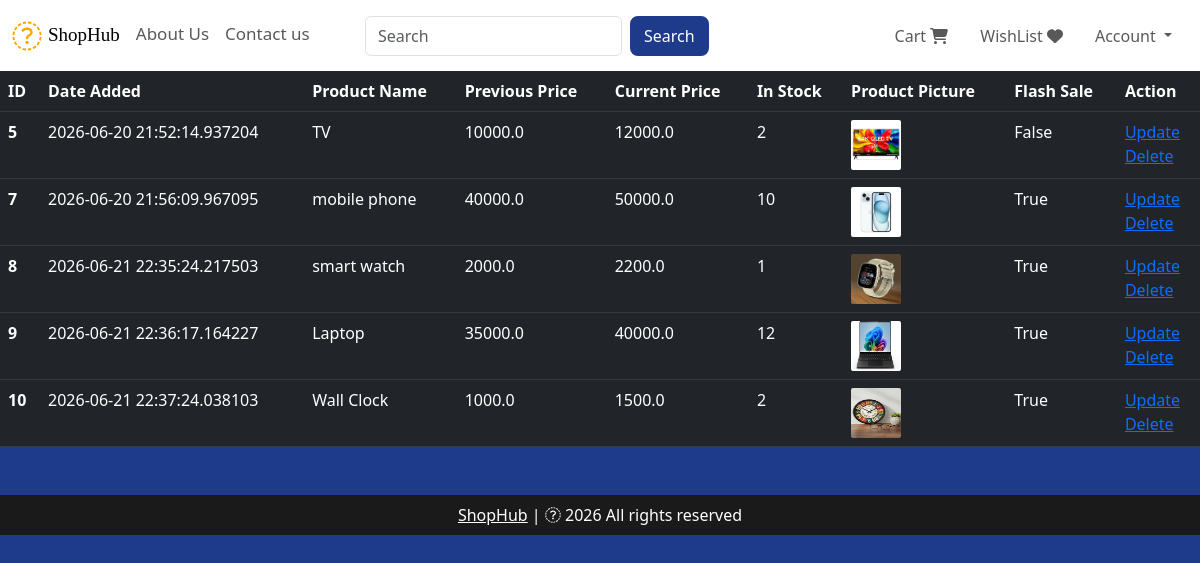
The page /shop-items (signed in) on the database its author committed.
### website/models.py (models this page shows, shortened)
class Product(db.Model):
    id = db.Column(db.Integer, primary_key=True)
    product_name = db.Column(db.String(100),nullable=False)
    current_price = db.Column(db.Float, nullable=False)
    previous_price = db.Column(db.Float, nullable = False)
    in_stock = db.Column(db.Integer, nullable=False)
    product_picture = db.Column(db.String(1000),nullable=False)
    flash_sale = db.Column(db.Boolean, default=False)
    date_added = db.Column(db.DateTime, default=datetime.utcnow)
    carts = db.relationship('Cart',backref=db.backref('product',lazy=True))
    orders = db.relationship('Order',backref=db.backref('product',lazy=True))

### website/admin.py (the view)
@admin.route('/shop-items',methods=['GET','POST'])
@login_required
def shop_item():
    if current_user.id == 1:
        items = Product.query.order_by(Product.date_added).all()
        return render_template('shop_items.html',items = items)
    return render_template('404.html')

### website/templates/shop_items.html (shortened to what this page needs)
{% extends 'base.html' %}
{% block body %}
{% if items | length < 1 %}
<h3 style="color: white;">No Shop Items </h3>
{% else %}
<table class="table table-dark table-hover">
    <thead>
        <tr>
            <th scope="col">ID</th>
            <th scope="col">Date Added</th>
            <th scope="col">Product Name</th>
            <th scope="col">Previous Price</th>
            <th scope="col">Current Price</th>
            <th scope="col">In Stock</th>
            <th scope="col">Product Picture</th>
            <th scope="col">Flash Sale</th>
            <th scope="col">Action</th>
        </tr>
    </thead>
    <tbody>
        {% for item in items %}
        <tr>
            <th scope="row">{{ item.id }}</th>
            <td>{{ item.date_added }}</td>
            <td>{{ item.product_name }}</td>
            <td>{{ item.previous_price }}</td>
            <td>{{ item.current_price }}</td>
            <td>{{ item.in_stock }}</td>
            <td><img src="{{ item.product_picture }}" alt="" style="height: 50px; width: 50px; border-radius: 2px;"></td>
            <td>{{ item.flash_sale }}</td>
            <td>
                <a href="/update-item/{{ item.id }}">Update</a>
                <br>
                <a href="/delete-item/{{ item.id }}">Delete</a>
            </td>
        </tr>
        {% endfor %}
    </tbody>
</table>
{% endif %}
{% endblock %}

### rows shown on the page
Product: id "5", date_added "2026-06-20 21:52:14.937204", product_name "TV", previous_price "10000.0", current_price "12000.0", in_stock "2", product_picture (picture), flash_sale "False"
Product: id "7", date_added "2026-06-20 21:56:09.967095", product_name "mobile phone", previous_price "40000.0", current_price "50000.0", in_stock "10", product_picture (picture), flash_sale "True"
Product: id "8", date_added "2026-06-21 22:35:24.217503", product_name "smart watch", previous_price "2000.0", current_price "2200.0", in_stock "1", product_picture (picture), flash_sale "True"
Product: id "9", date_added "2026-06-21 22:36:17.164227", product_name "Laptop", previous_price "35000.0", current_price "40000.0", in_stock "12", product_picture (picture), flash_sale "True"
Product: id "10", date_added "2026-06-21 22:37:24.038103", product_name "Wall Clock", previous_price "1000.0", current_price "1500.0", in_stock "2", product_picture (picture), flash_sale "True"
